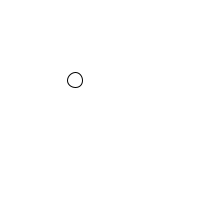
Frame 1 (no input)
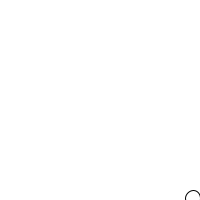
Frame 60 (the mouse pressed at the canvas centre just before this capture)
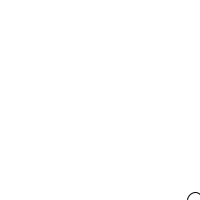
Frame 120 (the mouse held since frame 60 and released just before this capture)

The Processing sketch that drew these frames (run headless with seeded random() and noise(); from frame 60 on, the mouse is pressed at the canvas centre):

// Processing sketch: oop_spot
// ── oop_spot.pde
Spot sp1;

void setup(){
  size(200,200);
  sp1 = new Spot(75,80,15,2);
}

void draw(){
  background(255);
  sp1.display();
  sp1.move();
}
// ── spot.pde
class Spot{
  float y;
  float x;
  float r;
  float speed;
  Spot(float x, float y, float r, float speed){
    this.x=x;
    this.y=y;
    this.r=r;
    this.speed=speed;
  }
  
  void display(){
    ellipse(x,y,r,r);
  }
  
  void move(){
    if (this.x<width && this.y<height){
      this.x+=speed;
      this.y+=speed;
    }
  }
}
